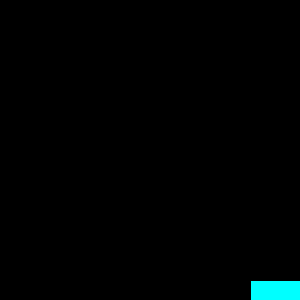
Frame 1 (no input)
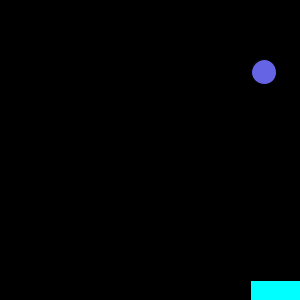
Frame 60 (the mouse pressed at the canvas centre just before this capture)
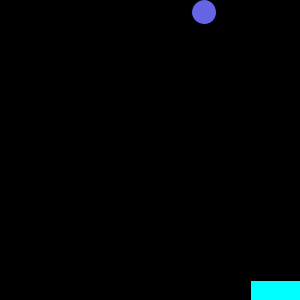
Frame 120 (the mouse held since frame 60 and released just before this capture)

The Processing sketch that drew these frames (run headless with seeded random() and noise(); from frame 60 on, the mouse is pressed at the canvas centre):

// Processing sketch: processing_84072
// ── processing_84072.pde

// Abby Zhang CP1 4,5


ball Ball;
paddle Bill;

void setup()
{
  Ball = new ball();
  Bill = new paddle();
  size(300,300);
}
 
void draw()
{
  background(0);
  Ball.show();
  Bill.show();
  Ball.move();
  Ball.bounce();
  Bill.keyPressed();
}
class ball
{
  int x, y;
  boolean up, right;
  ball()
  {
    x=int(random(0, 500));
    y=int(random(0, 500));
    boolean up;
    boolean right;
  }
  void show()
  {
    fill(100, 100, 229);
    ellipse(x, y, 25, 25);
  }
  void bounce()
  {
    if (x>287)
    {
      right=false;
    }
    if (x<13)
    {
      right=true;
    }
    if(get(x,y + 13) !=color(0,0,0))
    {
      up=true;
    }
    if (y<13)
    {
      up=false;
    }
  }
  void move()
  {
    if (up==true)
    {
      y--;
    }
    else
    {
      y++;
    }
    if (right==true)
    {
      x++;
    }
    else
    {
      x--;
    }
  }
}
 
class paddle
{
  int a;
  paddle()
  {
    a=250;
  }
  void show()
  {
    fill(0,255,255);
    rect(a,280,50,270);
  }
  void keyPressed()
  {
    if( keyPressed == true && key=='a')
    {
      a--;
    }
    if( keyPressed ==true && key=='d')
    {

      a++;

    }
  }
}
